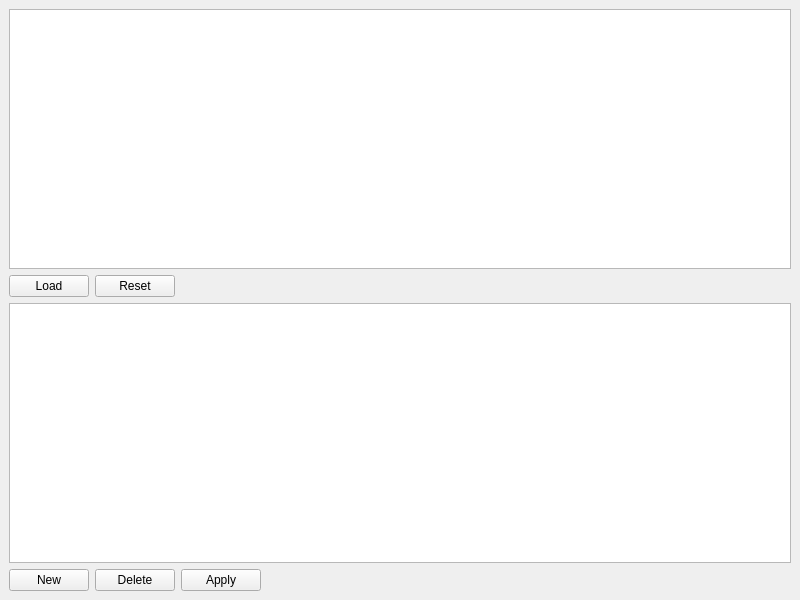
<?xml version="1.0" encoding="UTF-8"?>
<ui version="4.0">
 <class>MainWindow</class>
 <widget class="QMainWindow" name="MainWindow">
  <property name="geometry">
   <rect>
    <x>0</x>
    <y>0</y>
    <width>800</width>
    <height>600</height>
   </rect>
  </property>
  <property name="windowTitle">
   <string>MainWindow</string>
  </property>
  <widget class="QWidget" name="centralwidget">
   <layout class="QVBoxLayout" name="verticalLayout_3">
    <item>
     <layout class="QVBoxLayout" name="verticalLayout_2">
      <item>
       <widget class="QTreeView" name="databaseTreeView"/>
      </item>
      <item>
       <layout class="QHBoxLayout" name="horizontalLayout_2">
        <item>
         <widget class="QPushButton" name="loadButton">
          <property name="text">
           <string>Load</string>
          </property>
         </widget>
        </item>
        <item>
         <widget class="QPushButton" name="resetButton">
          <property name="text">
           <string>Reset</string>
          </property>
         </widget>
        </item>
        <item>
         <spacer name="horizontalSpacer_3">
          <property name="orientation">
           <enum>Qt::Horizontal</enum>
          </property>
          <property name="sizeHint" stdset="0">
           <size>
            <width>40</width>
            <height>20</height>
           </size>
          </property>
         </spacer>
        </item>
       </layout>
      </item>
     </layout>
    </item>
    <item>
     <layout class="QVBoxLayout" name="verticalLayout">
      <item>
       <widget class="QTreeView" name="cacheTreeView"/>
      </item>
      <item>
       <layout class="QHBoxLayout" name="horizontalLayout">
        <item>
         <widget class="QPushButton" name="newButton">
          <property name="text">
           <string>New</string>
          </property>
         </widget>
        </item>
        <item>
         <widget class="QPushButton" name="deleteButton">
          <property name="text">
           <string>Delete</string>
          </property>
         </widget>
        </item>
        <item>
         <widget class="QPushButton" name="applyButton">
          <property name="text">
           <string>Apply</string>
          </property>
         </widget>
        </item>
        <item>
         <spacer name="horizontalSpacer_2">
          <property name="orientation">
           <enum>Qt::Horizontal</enum>
          </property>
          <property name="sizeHint" stdset="0">
           <size>
            <width>40</width>
            <height>20</height>
           </size>
          </property>
         </spacer>
        </item>
       </layout>
      </item>
     </layout>
    </item>
   </layout>
  </widget>
 </widget>
 <resources/>
 <connections/>
</ui>
